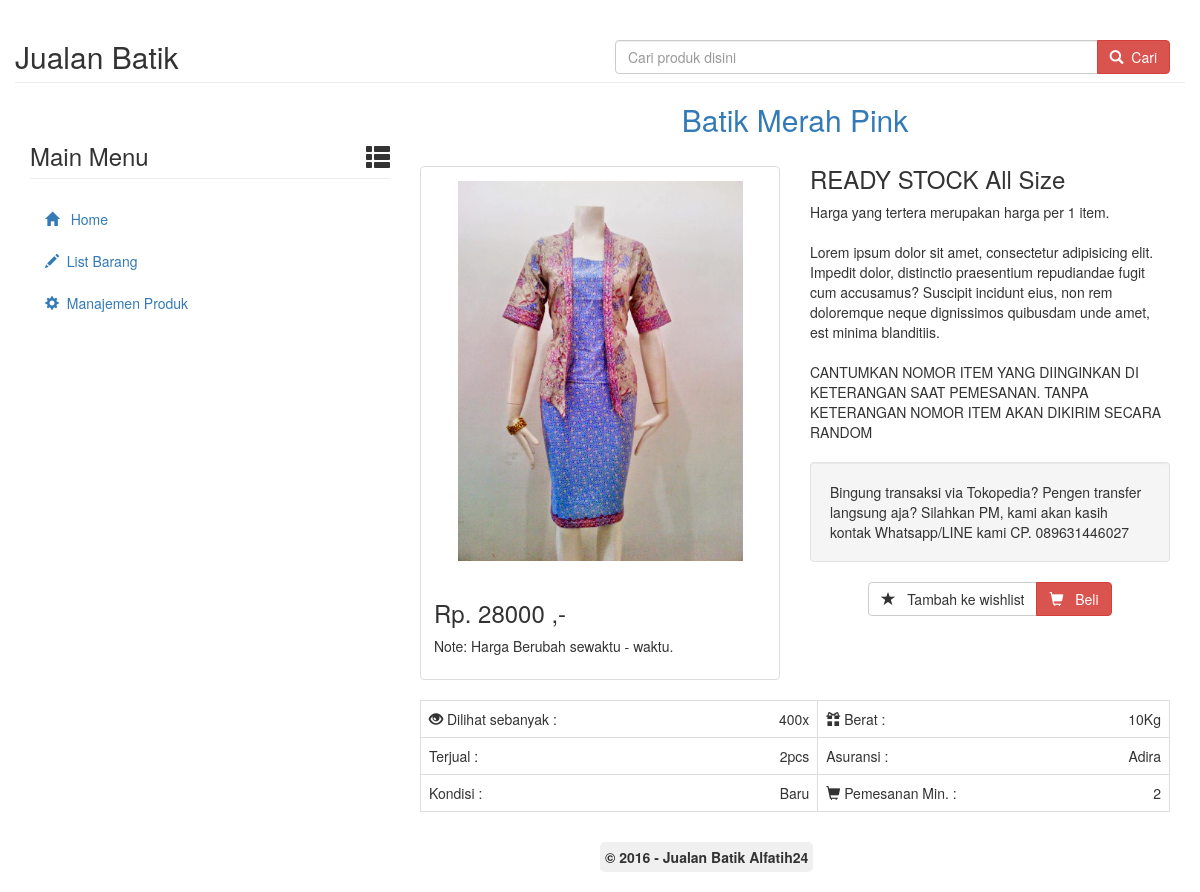
The page /?ur=konten/detail_barang&id_produk=1 on the database its author committed.
### tables this page shows
CREATE TABLE IF NOT EXISTS `produk` (
  `id_produk` int(5) NOT NULL,
  `nama_produk` varchar(50) NOT NULL,
  `harga_produk` varchar(10) NOT NULL,
  `kategori_produk` int(5) NOT NULL,
  `gambar_produk` text NOT NULL
);

### konten/detail_barang.php (the view, shortened to what this page needs)
<?php
  $id_produk  = $_GET[id_produk];
  $sql_detail = "SELECT * FROM produk WHERE id_produk='$id_produk'";
  $exe_detail = mysql_query($sql_detail);
  $detail     = mysql_fetch_array($exe_detail);
?>
<div class="detailproduk">
  <div class="row">
      <h2 class="text-primary text-center"><?php echo $detail[nama_produk]; ?></h2>
  </div>
  <div class="row">
    <div class="col-md-6">
      <br>
      <div class="thumbnail">
        <img style="max-height:400px; padding:10px;" src="<?php echo $detail[gambar_produk]; ?>" alt="<?php echo $detail[nama_produk]; ?>">
        <div class="caption">
          <h3>Rp. <?php echo $detail[harga_produk]; ?> ,-</h3>
          <p>Note: Harga Berubah sewaktu - waktu.</p>
        </div>
      </div>
    </div>
    <div class="col-md-6">
      <p><h3>READY STOCK All Size </h3>
          Harga yang tertera merupakan harga per 1 item.
          <br /><br />
          Lorem ipsum dolor sit amet, consectetur adipisicing elit. Impedit dolor, distinctio praesentium repudiandae fugit cum accusamus? Suscipit incidunt eius, non rem doloremque neque dignissimos quibusdam unde amet, est minima blanditiis.
          <br /><br />
          CANTUMKAN NOMOR ITEM YANG DIINGINKAN DI KETERANGAN SAAT PEMESANAN. TANPA KETERANGAN NOMOR ITEM AKAN DIKIRIM SECARA RANDOM
          <br /><br />
          <div class="well">
            Bingung transaksi via Tokopedia? Pengen transfer langsung aja? Silahkan PM, kami akan kasih kontak Whatsapp/LINE kami CP. 089631446027
          </div>
          <div align="center">
            <div class="btn-group">
              <button class="btn btn-default"> <span class="glyphicon glyphicon-star"></span> &nbsp; Tambah ke wishlist</button>
              <button class="btn btn-danger"> <span class="glyphicon glyphicon-shopping-cart"></span> &nbsp; Beli</button>
            </div>
          </div>
      </p>
    </div>
  </div>
  <div class="row">
    <div class="col-md-12">
      <table class="table table-bordered">
        <tr>
          <td><span class="glyphicon glyphicon-eye-open"></span> Dilihat sebanyak : <span class="pull-right">400x</span></td>
          <td><span class="glyphicon glyphicon-gift"></span> Berat : <span class="pull-right">10Kg</span></td>
        </tr>
        <tr>
          <td>Terjual : <span class="pull-right">2pcs</span></td>
          <td>Asuransi : <span class="pull-right">Adira</span></td>
        </tr>
        <tr>
          <td>Kondisi : <span class="pull-right">Baru</span></td>
          <td><span class="glyphicon glyphicon-shopping-cart"></span> Pemesanan Min. : <span class="pull-right">2</span></td>
        </tr>
      </table>
    </div>
  </div>
</div>

### index.php (style rules this page uses)
body { margin-bottom: 60px; }

### konten/detail_barang.php (style rules this page uses)
.detailproduk h2 { padding-top: 0; margin-top: 0; }

### rows shown on the page
produk: nama_produk "Batik Merah Pink", gambar_produk (picture), harga_produk "28000"
